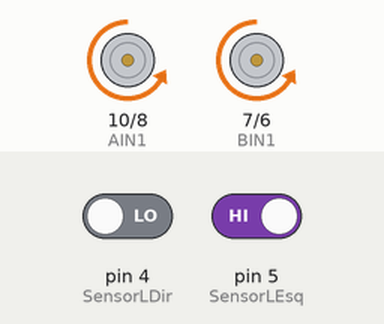
Simulated run of this sketch. Board: Arduino Uno, built with avr-gcc and run on an emulated ATmega328P. Parts: motor-driver pin pairs drawn as motors (green arrow = first pin HIGH = forward, orange = second pin HIGH = backward, longer = more drive, scaled by the enable pin). Inputs (shaded band) come from the test bench; at power-on: pin 5 (SensorLEsq) HIGH, pin 4 (SensorLDir) LOW.

Above: at 2.1 s.
2.2 s: pin 5 (SensorLEsq) driven LOW
At 3.4 s:
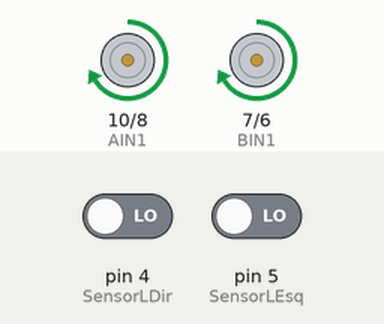
4.1 s: pin 4 (SensorLDir) driven HIGH
At 4.59 s:
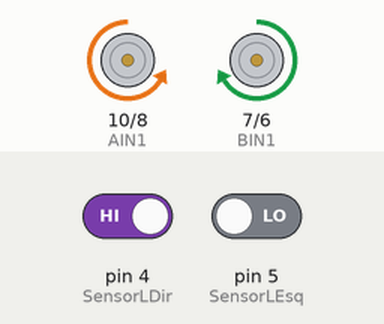
7.5 s: pin 4 (SensorLDir) driven LOW
At 7.92 s:
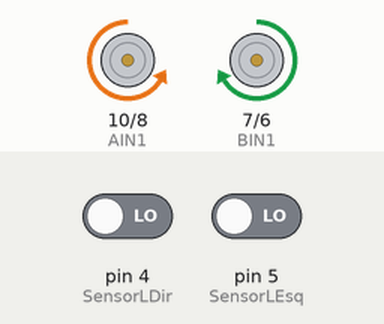
9.5 s: pin 5 (SensorLEsq) driven HIGH
At 9.99 s:
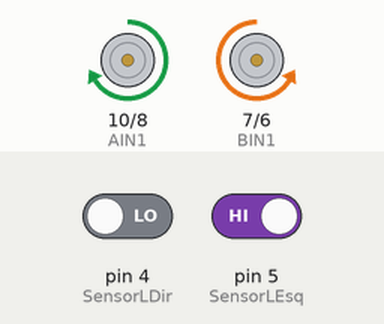
Timing chart, 0 to 13.9 s (numbered marks = the images above; inputs shaded):
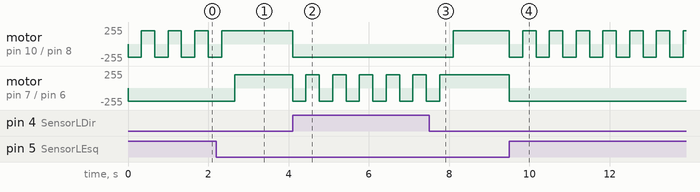

Measured:
- after the input at 2.2 s, motor on pin 10 (AIN1) / pin 8 (AIN2): goes on until 2.3 s, then stays forward 200/255; motor on pin 7 (BIN1) / pin 6 (BIN2): backward 200/255 → forward 200/255 after 0.46 s
- after the input at 4.1 s, motor on pin 10 (AIN1) / pin 8 (AIN2): forward 200/255 → backward 200/255 at once; motor on pin 7 (BIN1) / pin 6 (BIN2): alternates forward 200/255 for 0.33 s and backward 200/255 for 0.33 s, starting at once
- after the input at 7.5 s, motor on pin 10 (AIN1) / pin 8 (AIN2): backward 200/255 → forward 200/255 after 0.60 s; motor on pin 7 (BIN1) / pin 6 (BIN2): goes on until 7.8 s, then stays forward 200/255
- after the input at 9.5 s, motor on pin 10 (AIN1) / pin 8 (AIN2): alternates forward 200/255 for 0.33 s and backward 200/255 for 0.33 s, starting at once; motor on pin 7 (BIN1) / pin 6 (BIN2): forward 200/255 → backward 200/255 at once
- by itself, motor on pin 10 (AIN1) / pin 8 (AIN2): alternates forward 200/255 for 0.33 s and backward 200/255 for 0.33 s

The sketch:

ponte_h.ino
```cpp
#define PWMA 11
#define AIN1 10
#define AIN2 8
#define PWMB 9
#define BIN1 7
#define BIN2 6
#define SensorLEsq 5
#define SensorLDir 4

void setup() {
  // put your setup code here, to run once:
Serial.begin(9600);
pinMode(PWMA,OUTPUT);
pinMode(AIN1,OUTPUT);
pinMode(AIN2,OUTPUT);
pinMode(PWMB,OUTPUT);
pinMode(BIN1,OUTPUT);
pinMode(BIN2,OUTPUT);

pinMode(SensorLEsq,INPUT);
pinMode(SensorLDir,INPUT);

analogWrite(PWMA,200);
analogWrite(PWMB,200);
}

void loop() {
  // put your main code here, to run repeatedly:

int valorSensorLEsq = digitalRead(SensorLEsq);
int valorSensorLDir = digitalRead(SensorLDir);


if(valorSensorLEsq == LOW && valorSensorLDir == LOW)
{
 digitalWrite(AIN1,HIGH);
 digitalWrite(AIN2,LOW);
 digitalWrite(BIN1,HIGH);
 digitalWrite(BIN2,LOW);
}

if (valorSensorLEsq == HIGH)
{
  digitalWrite(AIN1,LOW);
  digitalWrite(AIN2,HIGH);
  digitalWrite(BIN1,LOW);
  digitalWrite(BIN2,HIGH);
  delay(333);

  digitalWrite(AIN1,HIGH);
  digitalWrite(AIN2,LOW);
  digitalWrite(BIN1,LOW);
  digitalWrite(BIN2,HIGH);
  delay(333);
} else if(valorSensorLDir == HIGH && valorSensorLEsq == LOW)
{
  digitalWrite(AIN1,LOW);
  digitalWrite(AIN2,HIGH);
  digitalWrite(BIN1,LOW);
  digitalWrite(BIN2,HIGH);
  delay(333);

  digitalWrite(AIN1,LOW);
  digitalWrite(AIN2,HIGH);
  digitalWrite(BIN1,HIGH);
  digitalWrite(BIN2,LOW);
  delay(333);
}


}
```
